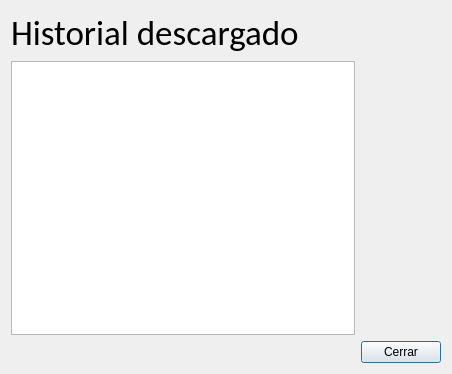
<?xml version="1.0" encoding="UTF-8"?>
<ui version="4.0">
 <class>Memoria</class>
 <widget class="QDialog" name="Memoria">
  <property name="geometry">
   <rect>
    <x>0</x>
    <y>0</y>
    <width>452</width>
    <height>374</height>
   </rect>
  </property>
  <property name="windowTitle">
   <string>Dialog</string>
  </property>
  <layout class="QGridLayout" name="gridLayout">
   <item row="0" column="0">
    <widget class="QLabel" name="label">
     <property name="font">
      <font>
       <family>Calibri</family>
       <pointsize>26</pointsize>
      </font>
     </property>
     <property name="text">
      <string>Historial descargado</string>
     </property>
    </widget>
   </item>
   <item row="1" column="0">
    <widget class="QTextBrowser" name="textBrowser"/>
   </item>
   <item row="2" column="1">
    <widget class="QPushButton" name="pushButton">
     <property name="text">
      <string>Cerrar</string>
     </property>
    </widget>
   </item>
  </layout>
 </widget>
 <resources/>
 <connections>
  <connection>
   <sender>pushButton</sender>
   <signal>clicked()</signal>
   <receiver>Memoria</receiver>
   <slot>close()</slot>
   <hints>
    <hint type="sourcelabel">
     <x>367</x>
     <y>349</y>
    </hint>
    <hint type="destinationlabel">
     <x>393</x>
     <y>288</y>
    </hint>
   </hints>
  </connection>
 </connections>
</ui>
